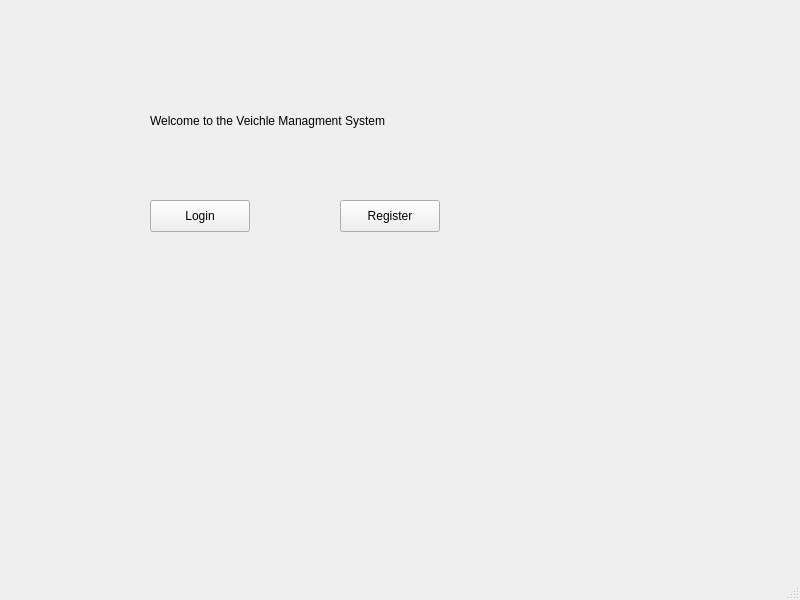
<?xml version="1.0" encoding="UTF-8"?>
<ui version="4.0">
 <class>MainWindow</class>
 <widget class="QMainWindow" name="MainWindow">
  <property name="geometry">
   <rect>
    <x>0</x>
    <y>0</y>
    <width>800</width>
    <height>600</height>
   </rect>
  </property>
  <property name="windowTitle">
   <string>MainWindow</string>
  </property>
  <widget class="QWidget" name="centralwidget">
   <widget class="QPushButton" name="pushButton_Login">
    <property name="geometry">
     <rect>
      <x>150</x>
      <y>200</y>
      <width>100</width>
      <height>32</height>
     </rect>
    </property>
    <property name="text">
     <string>Login</string>
    </property>
   </widget>
   <widget class="QPushButton" name="pushButton_Regiter">
    <property name="geometry">
     <rect>
      <x>340</x>
      <y>200</y>
      <width>100</width>
      <height>32</height>
     </rect>
    </property>
    <property name="text">
     <string>Register</string>
    </property>
   </widget>
   <widget class="QLabel" name="label_mainwindow">
    <property name="geometry">
     <rect>
      <x>150</x>
      <y>80</y>
      <width>321</width>
      <height>81</height>
     </rect>
    </property>
    <property name="text">
     <string>Welcome to the Veichle Managment System</string>
    </property>
   </widget>
  </widget>
  <widget class="QMenuBar" name="menubar">
   <property name="geometry">
    <rect>
     <x>0</x>
     <y>0</y>
     <width>800</width>
     <height>24</height>
    </rect>
   </property>
  </widget>
  <widget class="QStatusBar" name="statusbar"/>
 </widget>
 <resources/>
 <connections/>
</ui>
